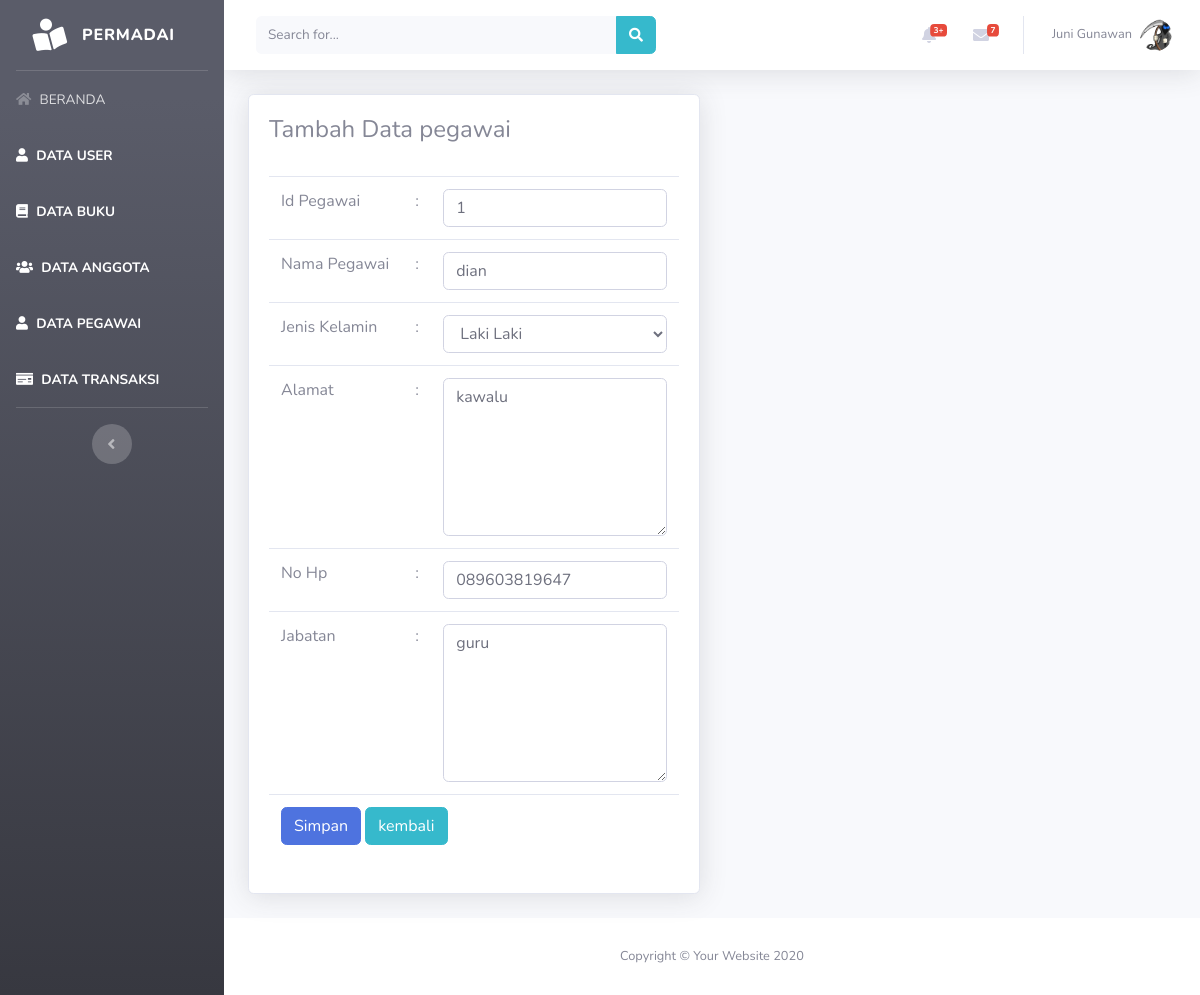
Page /beranda.php?page=pegawai&aksi=edit&id=1 on the committed database.
### tables this page shows
CREATE TABLE `tabel_pegawai` (
  `id_pegawai` int(5) NOT NULL,
  `nama_pegawai` varchar(50) NOT NULL,
  `jenis_kelamin` enum('l','p') NOT NULL,
  `alamat` text NOT NULL,
  `no_hp` varchar(20) NOT NULL,
  `jabatan` varchar(30) NOT NULL
);

### views/pegawai/editpegawai.php (the view, shortened to what this page needs)
<?php
    @$id = $_GET['id'];
    $sql    = "select * from tabel_pegawai where id_pegawai=$id";
    $show   = $database->query($sql);
    $hasil  = mysqli_fetch_assoc($show);
?>
<div class="container-fluid">
    <div class="row">
        <div class="col-lg-6">
            <div class="card shadow mb-4">
                <div class="card-body">
                    <div class="table-responsive">
                        <h4>Tambah Data pegawai</h4>
                        <br>
                        <form action="model/pegawai/editpegawai.php" method="POST">
                            <table class="table">
                                <tr>
                                    <td> Id Pegawai</td>
                                    <td>:</td>
                                    <td><input type="text"  class="form-control" name="id_pegawai" id="id_pegawai" value="<?php echo $hasil['id_pegawai']?>"></input></td>
                                </tr>
                                <tr>
                                    <td>Nama Pegawai</td>
                                    <td>:</td>
                                    <td><input type="text"  class="form-control" name="nama_pegawai" id="nama_pegawai" value="<?php echo $hasil['nama_pegawai']?>"></input></td>
                                </tr>
                                <tr>
                                    <td>Jenis Kelamin</td>
                                    <td>:</td>
                                    <td>
                                        <select class="form-control" name="jenis_kelamin" id="jenis_kelamin">
                                            <option value="l">Laki Laki</option>
                                        </select>
                                    </td>
                                </tr>
                                <tr>
                                    <td>Alamat</td>
                                    <td>:</td>
                                    <td><textarea class="form-control" name="alamat" id="alamat" cols="10" rows="6"><?php echo $hasil['alamat']?></textarea></td>
                                </tr>
                                <tr>
                                    <td>No Hp</td>
                                    <td>:</td>
                                    <td><input type="text"  class="form-control" name="no_hp" id="no_hp" value="<?php echo $hasil['no_hp']?>"></input></td>
                                </tr>
                                <tr>
                                    <td>Jabatan</td>
                                    <td>:</td>
                                    <td><textarea class="form-control" name="jabatan" id="jabatan" cols="10" rows="6"><?php echo $hasil['jabatan']?></textarea></td>
                                </tr>
                                <tr>
                                    <td colspan="3">
                                        <input type="submit" class="btn btn-primary" value="Simpan">
                                        <button type="submit" class="btn btn-info">kembali</button>
                                    </td>
                                </tr>
                            </table>
                        </form>
                    </div>
                </div>
            </div>
        </div>
    </div>
</div>

### rows in the picture
tabel_pegawai: id_pegawai "1", nama_pegawai "dian", alamat "kawalu", no_hp "089603819647", jabatan "guru"
